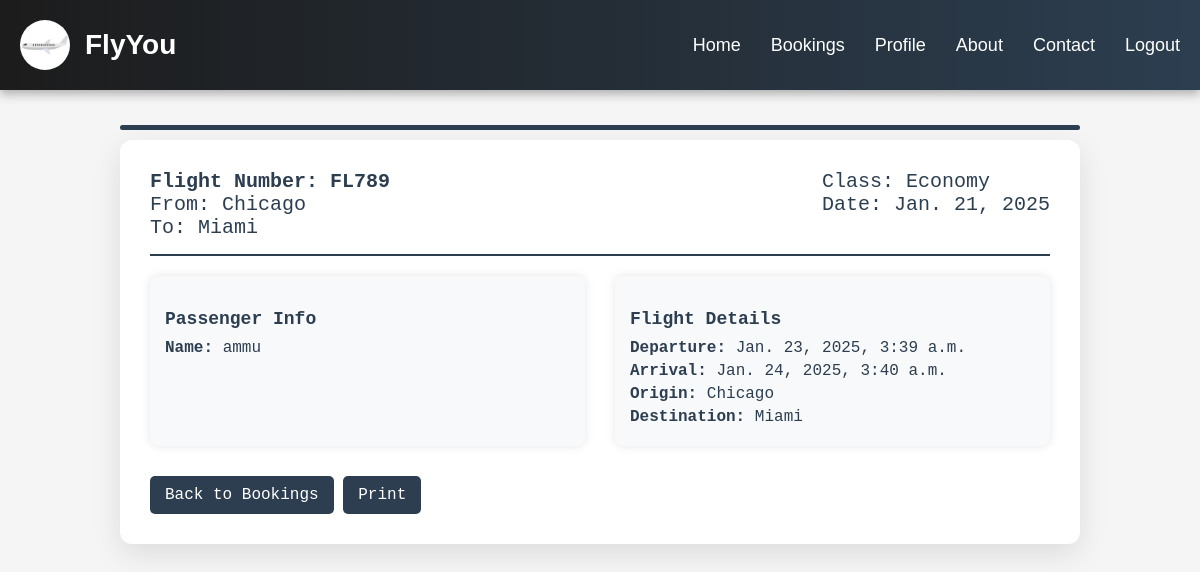
The page /ticket/2/ on the database as committed earlier.
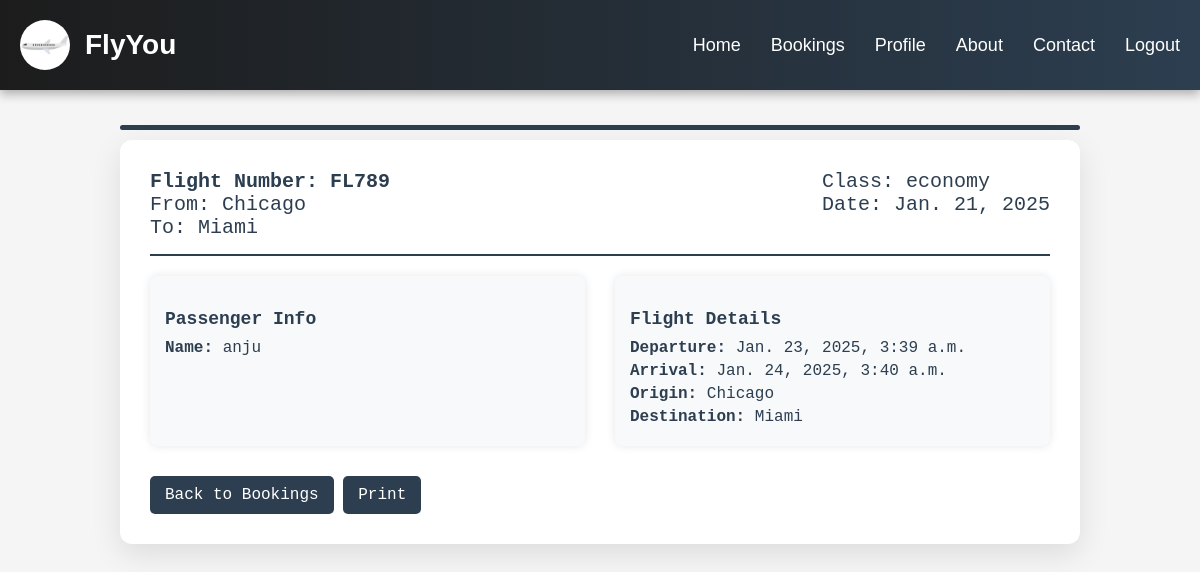
The same page on the database as committed later.
### app/models.py (models this page shows, shortened)
class Booking(models.Model):
    user = models.ForeignKey(User, on_delete=models.CASCADE)
    passenger_name = models.CharField(max_length=100)
    flight = models.ForeignKey(Flight, on_delete=models.CASCADE)
    date = models.DateField()
    status = models.CharField(max_length=20, choices=[('Confirmed', 'Confirmed'),('Cancelled', 'Cancelled'),])
    class_type = models.CharField(max_length=50)

class Flight(models.Model):
    flight_number = models.CharField(max_length=100)
    origin = models.CharField(max_length=100)
    destination = models.CharField(max_length=100)
    departure_time = models.DateTimeField()
    arrival_time = models.DateTimeField()
    economy_seats = models.IntegerField(default=0)
    business_seats = models.IntegerField(default=0)
    first_class_seats = models.IntegerField(default=0)
    economy_price = models.DecimalField(max_digits=10, decimal_places=2)
    business_price = models.DecimalField(max_digits=10, decimal_places=2)
    first_class_price = models.DecimalField(max_digits=10, decimal_places=2)
    available_seats = models.IntegerField(default=0)

### app/views.py (the view)
# urls.py: path('ticket/<int:booking_id>/', views.view_ticket_details, name='view_ticket_details'),
def view_ticket_details(request, booking_id):
    booking = get_object_or_404(Booking, id=booking_id)
    return render(request, 'user/ticket_details.html', {'booking': booking})

### templates/user/ticket_details.html (shortened to what this page needs)
<!DOCTYPE html>
<html lang="en">
<head>
    {% load static %}
    <link rel="stylesheet" href="{% static 'styles.css' %}">
</head>
<body>
    <nav>
        <div class="navbar-container">
            <div class="navbar-brand">
                <img src="{% static 'images/flightlogo.png' %}" alt="Logo" class="logo">
                <span class="brand-name">FlyYou</span>
            </div>
            <ul class="navbar-links">
                <li><a href="{% url 'userhome' %}">Home</a></li>
                <li><a href="{% url 'view_bookings' %}">Bookings</a></li>
                <li><a href="{% url 'profile' %}">Profile</a></li>
                <li><a href="{% url 'about' %}">About</a></li>
                <li><a href="{% url 'contact' %}">Contact</a></li>
                <li><a href="{% url 'user_logout' %}">Logout</a></li>
            </ul>
        </div>
    </nav>
    <div class="ticket-container">
        <div class="ticket-header">
            <div class="flight-info">
                <span class="flight-number">Flight Number: {{ booking.flight.flight_number }}</span>
                <span>From: {{ booking.flight.origin }}</span>
                <span>To: {{ booking.flight.destination }}</span>
            </div>
            <div class="flight-info">
                <span>Class: {{ booking.class_type }}</span>
                <span>Date: {{ booking.date }}</span>
            </div>
        </div>
        <div class="ticket-body">
            <div class="section">
                <h3>Passenger Info</h3>
                <p><strong>Name:</strong> {{ booking.passenger_name }}</p>
            </div>
            <div class="section">
                <h3>Flight Details</h3>
                <p><strong>Departure:</strong> {{ booking.flight.departure_time }}</p>
                <p><strong>Arrival:</strong> {{ booking.flight.arrival_time }}</p>
                <p><strong>Origin:</strong> {{ booking.flight.origin }}</p>
                <p><strong>Destination:</strong> {{ booking.flight.destination }}</p>
            </div>
        </div>
        <a href="{% url 'view_bookings' %}" class="back-link">Back to Bookings</a>
        <a href="javascript:window.print();" class="back-link">Print</a>
    </div>
</body>
</html>

Rows that differ between the two databases and show on the page:
changed Booking "FL789": class_type "Economy" → "economy"; passenger_name "ammu" → "anju"
